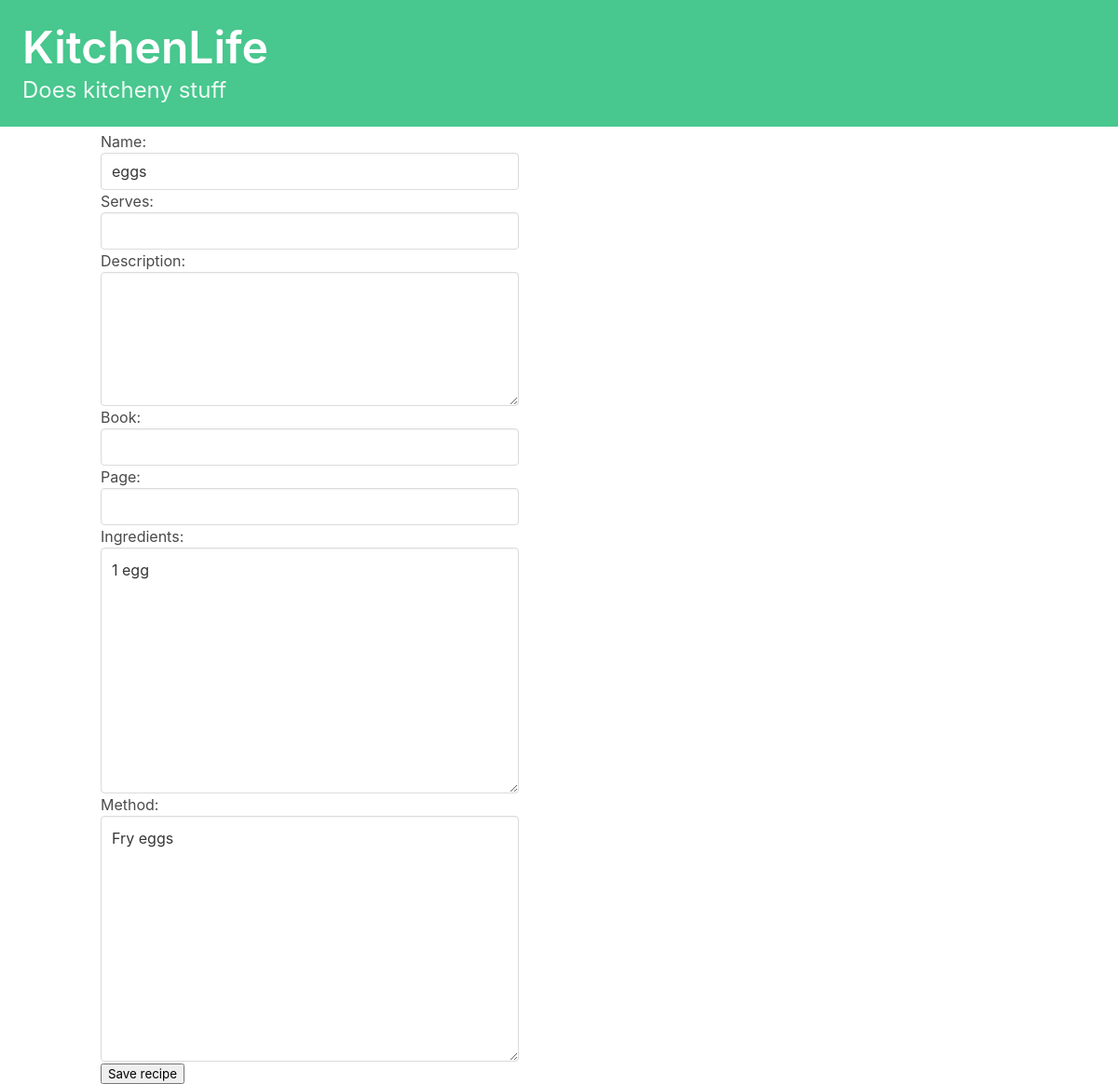
Page /recipes/edit/1/ on the earlier database version.
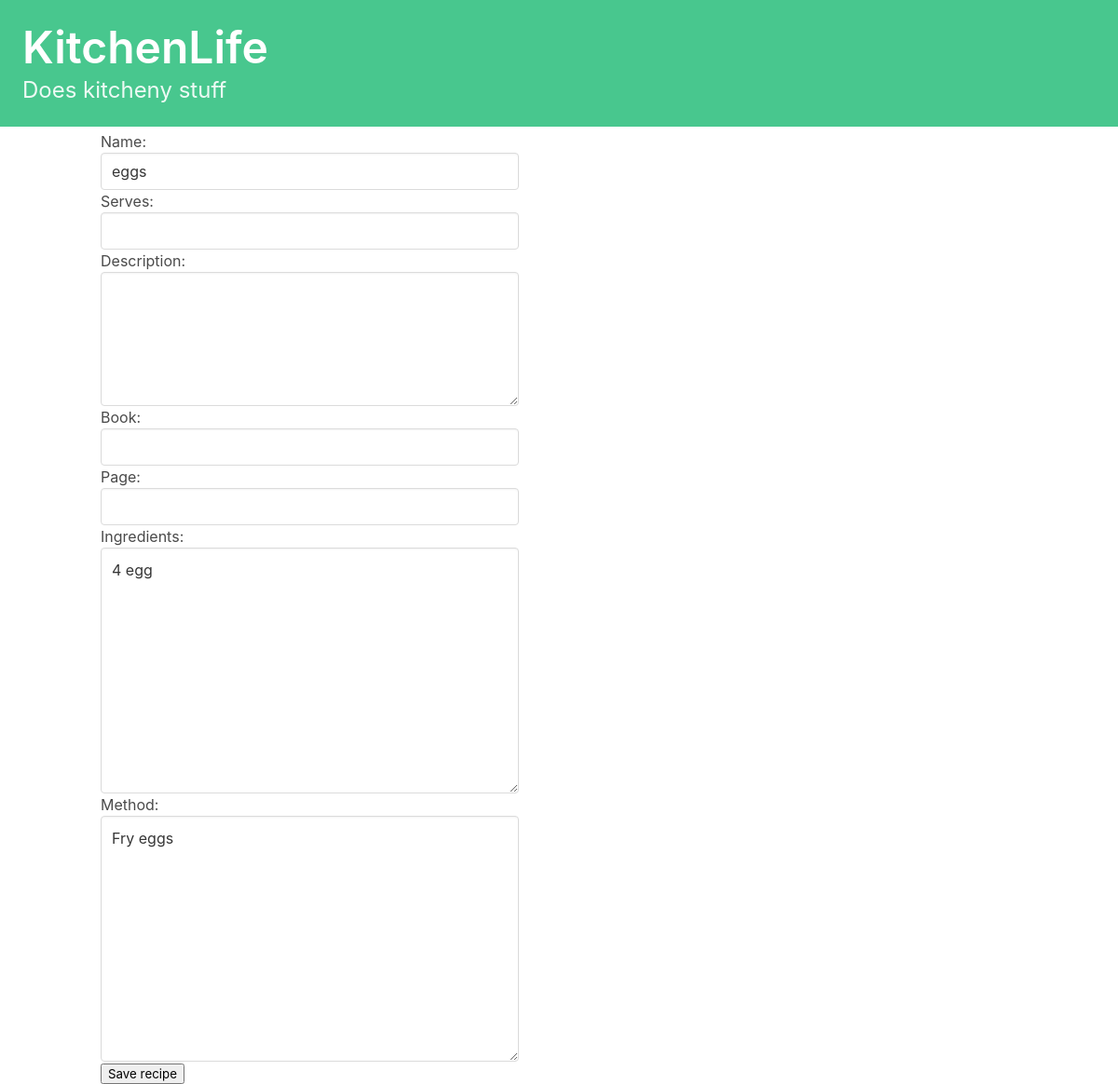
Same page on the later database version.
### recipes/models.py (models this page shows, shortened)
class Recipe(models.Model):
    name = models.CharField(max_length=200)
    method = models.TextField(max_length=2000)
    ingredients_string = models.TextField(max_length=500)#Plain text of ingredients
    book = models.CharField(max_length=200, null = True, blank = True)
    page = models.CharField(max_length=5, null = True, blank = True)
    serves = models.CharField(max_length=5, null = True, blank = True)
    description = models.TextField(max_length=200, null = True, blank = True)
    def return_dict(self):
        return {
                        'name': self.name,
                        'method':self.method,
                        'serves':self.serves,
                        'description':self.description,
                        'book':self.book,
                        'page':self.page,
                        'ingredients_string':self.ingredients_string,
                        'method':self.method,
                    }

### recipes/views.py (the view)
# urls.py: path('edit/<int:recipe_id>/', views.edit_recipe, name= 'edit_recipe'),
def edit_recipe(request, recipe_id):
    recipe = get_object_or_404(Recipe, pk=recipe_id)
    if request.method == 'POST':
        form = EditRecipeForm(request.POST, instance= recipe)
        if form.is_valid():
            form.save()
            return redirect('recipes:detail', recipe_id=recipe_id)
    form = EditRecipeForm(initial = recipe.return_dict())
    return render(request, 'recipes/edit_recipe.html', {'form':form})

### recipes/forms.py
class EditRecipeForm(forms.ModelForm):
    class Meta:
        model = Recipe
        fields = ['name','serves', 'description', 'book',
                 'page', 'ingredients_string', 'method']
        widgets = {
            'name': forms.TextInput(attrs={"class": "input",}),
            'serves': forms.TextInput(attrs={"class": "input",}),
            'description': forms.Textarea(attrs={"class": "textarea", "rows": 5}),
            'book': forms.TextInput(attrs={"class": "input",}),
            'page': forms.TextInput(attrs={"class": "input",}),
            'ingredients_string': forms.Textarea(attrs={"class": "textarea"}),
            'method': forms.Textarea(attrs={"class": "textarea",}),
         }
        labels = {
            'ingredients_string': "Ingredients"
        }

### recipes/templates/recipes/edit_recipe.html (shortened to what this page needs)
{% extends 'base.html' %}
{% block content %}
<form method="post" enctype="multipart/form-data">
    {{ form.as_p }}
    <button type="submit">Save recipe</button>
</form>
{% endblock content %}

Differences in the rows shown:
changed Recipe "eggs": ingredients_string "1 egg" → "4 egg"
